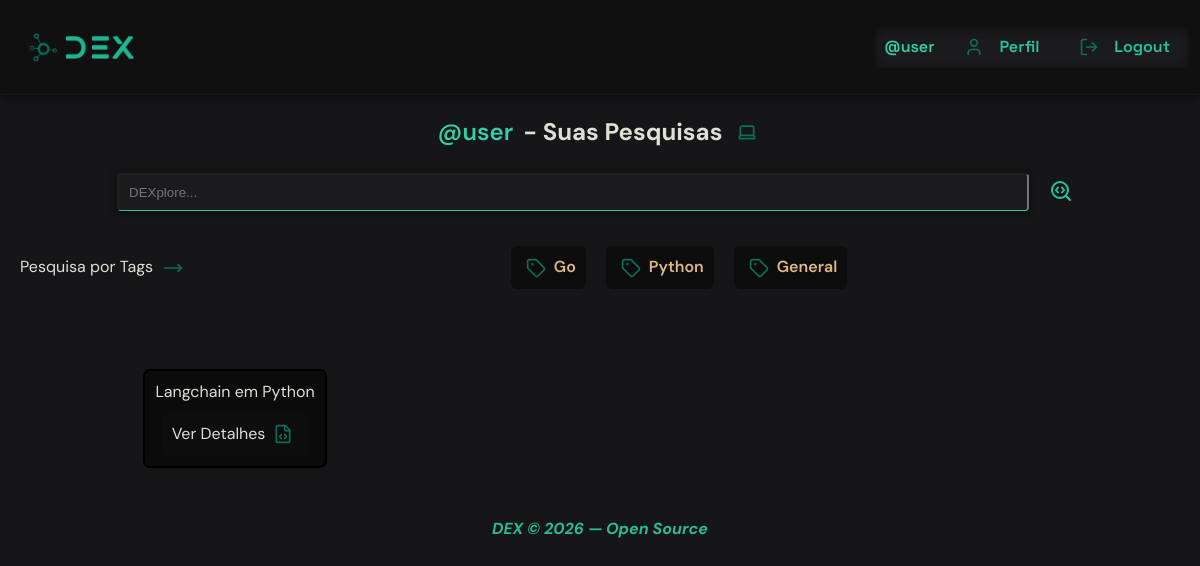
The page /profile/?tag=Python (signed in) on the database its author committed.
### core/models.py (models this page shows, shortened)
class Tag(models.Model):
    name = models.CharField(blank=False, null=False)

class Search(models.Model):
    user = models.ForeignKey(User, on_delete=models.CASCADE)
    tag = models.ForeignKey(Tag, on_delete=models.SET_NULL, null=True)
    slug = models.SlugField(blank=True)
    query = models.CharField(max_length=255)
    what_is = models.TextField()
    how_it_works = models.TextField()
    code_example = models.TextField()
    when_to_use = models.TextField()
    created_at = models.DateTimeField(auto_now_add=True)

### core/views.py (the view)
# urls.py: path("profile/", profile, name="profile"),
@login_required
def profile(request):
    search_query = request.GET.get("search")
    tag_filter = request.GET.get("tag")
    if tag_filter:
        searches = Search.objects.filter(user=request.user, tag__name=tag_filter)
    elif search_query:
        searches = Search.objects.filter(user=request.user, query__icontains=search_query)
    else:
        searches = Search.objects.filter(user=request.user)
    tags = Tag.objects.filter(search__user=request.user).distinct()
    return render(request, "profile.html", {"tags": tags, "searches": searches})

### core/templates/profile.html (shortened to what this page needs)
{% extends 'base.html' %}
{% load static %}
{% block css %} <link rel="stylesheet" href="{% static 'css/profile.css' %}"> {% endblock %}
{% block content%}
{% include "navbar.html" %}
<main>
    <h2 class="title"><span class="username">@{{user.username}}</span> - Suas Pesquisas <i class="icon" data-lucide="laptop"></i> </h2>
    <div class="container-searches">
        <div class="container-search">
            <form method="GET" action="{% url 'core:profile' %}" class="search-form">
                <input type="text" class="search-input" name="search" placeholder="DEXplore...">
                <button type="submit" class="search-btn"><i class="search-icon" data-lucide="search-code"></i></button>
            </form>
        </div>
        <div class="tags-container">
            <span class="title-tags">Pesquisa por Tags <i class="icon" data-lucide="move-right"></i></span>
            {% if tags %}
            {% for tag in tags %}
            <div class="tags">
                <a href="{% url 'core:profile' %}?tag={{ tag.name }}" class="tag-link">
                    <i class="icon" data-lucide="tag"></i>
                    <span class="tag-name">{{ tag.name }}</span>
                </a>
                {% endfor %}
            </div>
            {% else %}
                <p style="margin:0 auto;">Você ainda não realizou nenhuma pesquisa, consequente ainda não possui filtro por tags</p>
            {% endif %}
        </div>
    </div>
    <div class="searches">
        {% if searches %}
        <div class="cards">
            {% for search in searches %}
            <div class="card">
                <span>{{search.query}}</span>
                <a href="{% url 'core:search_detail' search.slug search.id %}" class="detail-link">Ver Detalhes <i class="icon" data-lucide="file-code"></i>  </a>
            </div>
            {% endfor %}
        </div>
        {% else %}
            <p>Você ainda não realizou nenhuma pesquisa.</p>
        {% endif %}
    </div>
    <footer>
        <p class="copyright">DEX © 2026 — Open Source</p>
    </footer>
</main>
{% endblock %}

### core/templates/navbar.html (shortened to what this page needs)
{% load static %}
<header>
    <a href="{% url 'core:home' %}">
        <div class="img-wrapper">
            <img src="{% static 'images/dex-logo.png' %}" class="dex-logo" alt="DEX Logo">
        </div>
    </a>
    <nav class="navbar">
        {% if user.is_authenticated %}
        <span class="username">@{{user.username}}</span>
        <div class="nav-link-icon">
            <i class="icon" data-lucide="user"></i>
            <a href="{% url 'core:profile' %}" class="nav-link">Perfil</a>
        </div>
        <div class="nav-link-icon">
            <i class="icon" data-lucide="log-out"></i>
            <a href="{% url 'core:logout' %}" class="nav-link">Logout</a>
        </div>
        {% endif %}
    </nav>
</header>

### core/static/css/base.css (style rules this page uses)
:root { --text-color: #dfdfd6; --code-background-color: #161618; }
* { padding: 0; margin: 0; box-sizing: border-box; }
html { font-size: 62.5%; scroll-behavior: smooth; }
body { background-color: var(--code-background-color); color: var(--text-color); font-size: 1.6rem; line-height: 1.4; }

### core/static/css/navbar.css (style rules this page uses)
:root { --nav-link-color: #20C7A1; }
header { background-color: #101011; font-family: "Space Grotesk", sans-serif; width: 100%; height: auto; padding: 1rem; display: flex; align-items: center; justify-content: space-between; gap: 2rem; border-bottom: solid 1px rgba(32, 32, 32, 0.50); box-shadow: 0 2px 8px rgba(0, 0, 0, 0.6); }
.img-wrapper { display: flex; align-items: center; }
.dex-logo { height: auto; width: 15rem; object-fit: contain; }
.navbar { background-color: #1b1b1e; display: flex; align-items: center; justify-content: center; gap: 1.5rem; padding: 0.5rem 1rem; box-shadow: inset 0 2px 10px rgba(0, 0, 0, 0.6); border-radius: 0.4rem; }
.nav-link-icon { display: flex; gap: 1rem; padding: 0.5rem 1rem; align-items: center; justify-content: center; }
.username { color: var(--nav-link-color); }
.nav-link { color: var(--nav-link-color); text-decoration: none; font-weight: 600; transition: all 0.3s ease-in-out; cursor: pointer; }
.icon { color: #0b6f59; }

### core/static/css/profile.css (style rules this page uses)
main { font-family: "DM Sans", sans-serif; display: flex; flex-direction: column; align-items: center; justify-content: center; gap: 2rem; padding: 2rem; margin: 0 auto; }
.title { display: flex; align-items: center; justify-content: center; gap: 1rem; }
.title-searchs, .title-tags { display: flex; align-items: center; gap: 0.5rem; }
.username { color: #31d0a6; font-weight: 600; }
.icon { height: 2rem; width: 3rem; }
.container-search { width: 100%; display: flex; align-items: center; justify-content: center; gap: 1rem; }
.search-form { display: flex; align-items: center; justify-content: center; width: 100%; gap: 1rem; margin: 0 auto; padding: 0.5rem 1rem; }
.search-input { width: 80%; color: #dfdfd6; background-color: #1b1b1e; transition: all 0.3s ease-in-out; border-bottom: solid 1px #20C7A1; box-shadow: 0 2px 8px rgba(0, 0, 0, 0.6); padding: 1rem; border-radius: 0.4rem; }
.search-input { color: #dfdfd6; }
.search-btn { outline: none; cursor: pointer; background-color: transparent; border: none; transition: all 0.3s ease-in-out; padding: 0.5rem 1rem; border-radius: 0.4rem; }
.search-icon { color: #20C7A1; }
.tags-container { flex-wrap: wrap; display: flex; align-items: center; justify-content: center; gap: 1rem; margin: 0 auto; }
.tags { display: flex; align-items: center; justify-content: center; gap: 1rem; margin: 0 auto; padding: 1rem; flex-wrap: wrap; }
.tag-link { text-decoration: none; display: flex; align-items: center; justify-content: center; gap: 0.3rem; cursor: pointer; background-color: rgb(14, 13, 13); padding: 1rem; border-radius: 0.6rem; transition: all 0.3s ease-in-out; }
.tag-name { color: burlywood; font-weight: 600; }
.searches { width: 100%; margin: 0 auto; padding: 2rem; }
.cards { display: grid; grid-template-columns: repeat(3, 1fr); gap: 1.5rem; width: 100%; margin: 0 auto; padding: 2rem; }
.card { display: flex; flex-direction: column; align-items: center; justify-content: center; margin: 0 auto; padding: 1rem; border-radius: 0.7rem; border: 2px solid black; background-color: #0b0b0c; gap:1rem; }
.detail-link { text-decoration: none; color: inherit; display: flex; align-items: center; justify-content: center; gap: 0.3rem; cursor: pointer; background-color: rgb(14, 13, 13); padding: 1rem; border-radius: 0.6rem; transition: all 0.3s ease-in-out; }
.copyright { color: #2cba94; font-style:italic; font-weight: bold; }

### rows shown on the page
Tag: name "Go"
Tag: name "Python"
Tag: name "General"
Search: query "Langchain em Python"

### other values the page prints
{{ user.username }} "user"
